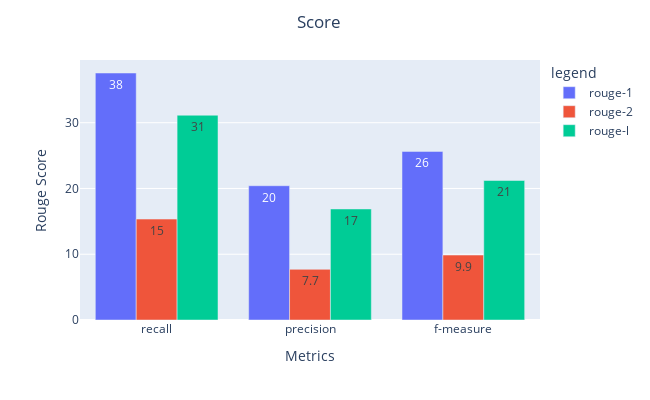

Write notebook code for a chart like this one.
### Code cell
import plotly.express as px

fig = px.bar(mT5_m2o_Rouge*100, x=mT5_m2o_Rouge.index, y=mT5_m2o_Rouge.columns,
             barmode='group',
             text_auto='.2s',
             labels={
                     "Algo": "Algorithms",
                     "value": "Rouge Score",
                     "variable": "legend",
                     'index': "Metrics"
                 })

fig.update_layout(width=650,
                  height=400,
                  title={
                  'text': "Score",
                  'y':.96,
                  'x':0.49,
                  'xanchor': 'center',
                  'yanchor': 'top'})

fig.show()

### Figure 1 — Plotly figure (JSON) as saved in the notebook; plotly's stock layout.template omitted (floating-point values rounded to 4 significant figures)
{"data": [{"alignmentgroup": "True", "hovertemplate": "legend=rouge-1<br>Metrics=%{x}<br>Rouge Score=%{y}<extra></extra>", "legendgroup": "rouge-1", "marker": {"color": "#636efa", "pattern": {"shape": ""}}, "name": "rouge-1", "offsetgroup": "rouge-1", "orientation": "v", "showlegend": true, "textposition": "auto", "texttemplate": "%{y:.2s}", "type": "bar", "x": ["recall", "precision", "f-measure"], "xaxis": "x", "y": [37.56, 20.42, 25.63], "yaxis": "y"}, {"alignmentgroup": "True", "hovertemplate": "legend=rouge-2<br>Metrics=%{x}<br>Rouge Score=%{y}<extra></extra>", "legendgroup": "rouge-2", "marker": {"color": "#EF553B", "pattern": {"shape": ""}}, "name": "rouge-2", "offsetgroup": "rouge-2", "orientation": "v", "showlegend": true, "textposition": "auto", "texttemplate": "%{y:.2s}", "type": "bar", "x": ["recall", "precision", "f-measure"], "xaxis": "x", "y": [15.35, 7.705, 9.873], "yaxis": "y"}, {"alignmentgroup": "True", "hovertemplate": "legend=rouge-l<br>Metrics=%{x}<br>Rouge Score=%{y}<extra></extra>", "legendgroup": "rouge-l", "marker": {"color": "#00cc96", "pattern": {"shape": ""}}, "name": "rouge-l", "offsetgroup": "rouge-l", "orientation": "v", "showlegend": true, "textposition": "auto", "texttemplate": "%{y:.2s}", "type": "bar", "x": ["recall", "precision", "f-measure"], "xaxis": "x", "y": [31.14, 16.88, 21.21], "yaxis": "y"}], "layout": {"barmode": "group", "height": 400, "legend": {"title": {"text": "legend"}, "tracegroupgap": 0}, "margin": {"t": 60}, "title": {"text": "Score", "x": 0.49, "xanchor": "center", "y": 0.96, "yanchor": "top"}, "width": 650, "xaxis": {"anchor": "y", "domain": [0, 1], "title": {"text": "Metrics"}}, "yaxis": {"anchor": "x", "domain": [0, 1], "title": {"text": "Rouge Score"}}}}
